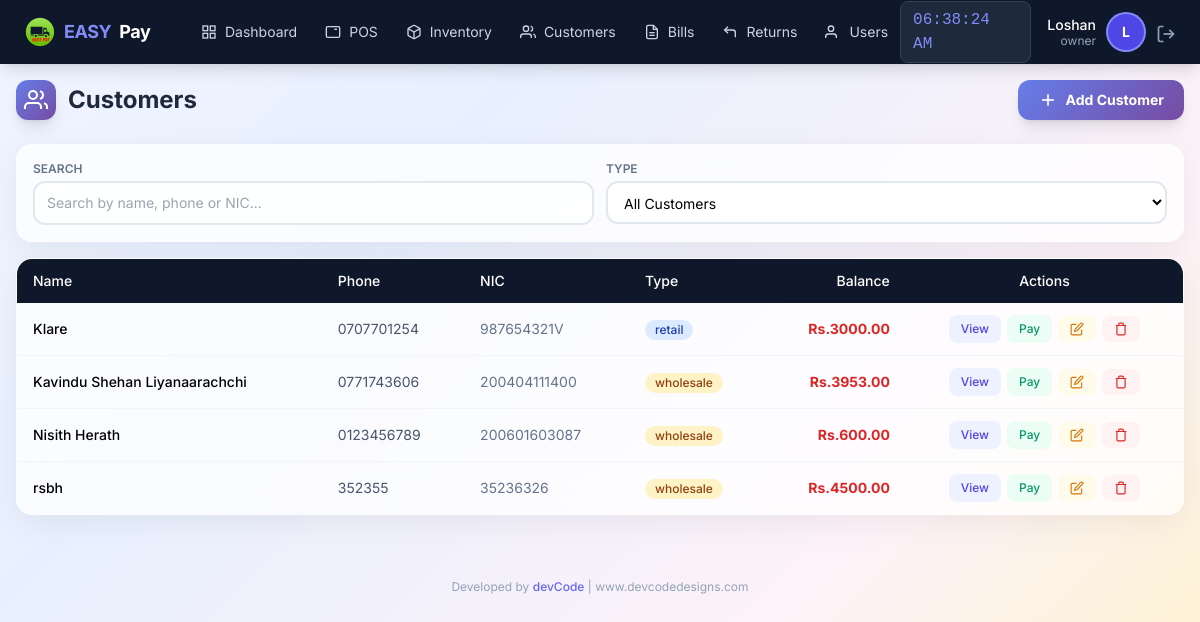
/customer/list (signed in), run on an earlier commit of the app's database.
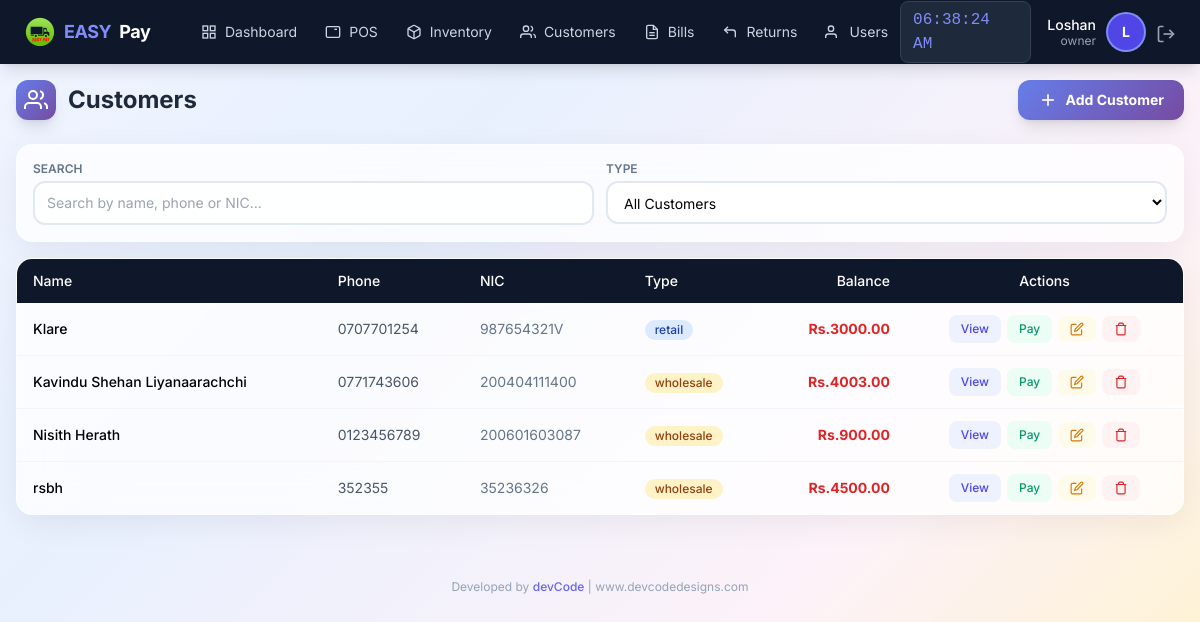
And on a later commit of the database.
### app/models/user.py (models this page shows, shortened)
class User(UserMixin, db.Model):
    __tablename__ = 'users'
    id = db.Column(db.Integer, primary_key=True)
    username = db.Column(db.String(50), unique=True, nullable=False)
    email = db.Column(db.String(120), unique=True, nullable=False)
    password_hash = db.Column(db.String(255), nullable=False)
    role = db.Column(db.String(20), default='staff')  # owner, manager, staff
    is_active = db.Column(db.Boolean, default=True)
    created_at = db.Column(db.DateTime, default=datetime.now)
    last_login = db.Column(db.DateTime)
    orders = db.relationship('Order', backref='cashier_rel', lazy=True, foreign_keys='Order.user_id')

### app/models/customer.py (models this page shows, shortened)
class Customer(db.Model):
    __tablename__ = 'customers'
    id = db.Column(db.Integer, primary_key=True)
    name = db.Column(db.String(100), nullable=False)
    phone = db.Column(db.String(20), unique=True, nullable=False)
    email = db.Column(db.String(120))
    address = db.Column(db.Text)
    nic = db.Column(db.String(20), unique=True, nullable=False)  # National ID Card - mandatory & unique
    customer_type = db.Column(db.String(20), default='retail')
    balance = db.Column(db.Float, default=0.0)
    total_purchases = db.Column(db.Float, default=0.0)
    total_paid = db.Column(db.Float, default=0.0)
    is_active = db.Column(db.Boolean, default=True)
    notes = db.Column(db.Text)
    created_at = db.Column(db.DateTime, default=datetime.now)
    updated_at = db.Column(db.DateTime, default=datetime.now, onupdate=datetime.now)
    orders = db.relationship('Order', backref='customer_rel', lazy=True)
    payments = db.relationship('Payment', backref='customer_rel', lazy=True)

### app/routes/customer.py (the view)
@customer_bp.route('/list')
@login_required
def list_customers():
    customers = Customer.query.filter_by(is_active=True).order_by(Customer.customer_type, Customer.name).all()
    return render_template('customer/list.html', customers=customers)

### app/models/user.py (called while the page is built)
@login_manager.user_loader
def load_user(user_id):
    return User.query.get(int(user_id))

### app/templates/customer/list.html (shortened to what this page needs)
{% extends "base.html" %}
{% block content %}
<div class="max-w-7xl mx-auto px-2 sm:px-4 py-3 sm:py-4">
    <div class="flex flex-col sm:flex-row justify-between items-start sm:items-center gap-2 sm:gap-3 mb-4 sm:mb-6">
        <h1 class="text-lg sm:text-2xl font-bold text-slate-800 flex items-center gap-2 sm:gap-3">
            <span class="w-8 h-8 sm:w-10 sm:h-10 gradient-indigo rounded-lg sm:rounded-xl flex items-center justify-center shadow-lg flex-shrink-0">
                <svg class="w-4 h-4 sm:w-6 sm:h-6 text-white" viewBox="0 0 24 24" fill="none" stroke="currentColor" stroke-width="2">
                    <path d="M17 21v-2a4 4 0 0 0-4-4H5a4 4 0 0 0-4 4v2"></path>
                    <circle cx="9" cy="7" r="4"></circle>
                    <path d="M23 21v-2a4 4 0 0 0-3-3.87"></path>
                    <path d="M16 3.13a4 4 0 0 1 0 7.75"></path>
                </svg>
            </span>
            <span class="xs:hidden">Customers</span>
        </h1>
        <button onclick="showAddCustomer()" class="gradient-indigo text-white px-3 sm:px-5 py-2 sm:py-2.5 rounded-xl font-bold hover:opacity-90 transition flex items-center gap-1.5 sm:gap-2 shadow-lg text-xs sm:text-sm w-full sm:w-auto justify-center">
            <svg class="w-4 h-4 sm:w-5 sm:h-5" viewBox="0 0 24 24" fill="none" stroke="currentColor" stroke-width="2">
                <line x1="12" y1="5" x2="12" y2="19"></line>
                <line x1="5" y1="12" x2="19" y2="12"></line>
            </svg>
            Add Customer
        </button>
    </div>
    <div class="glass-card rounded-xl sm:rounded-2xl p-3 sm:p-4 mb-3 sm:mb-4">
        <div class="grid grid-cols-1 sm:grid-cols-2 gap-2 sm:gap-3">
            <div>
                <label class="block text-[10px] sm:text-xs font-semibold text-slate-500 uppercase mb-1">Search</label>
                <input type="text" id="custSearch" class="w-full border-2 border-slate-200 rounded-lg sm:rounded-xl px-2 sm:px-3 py-1.5 sm:py-2.5 text-xs sm:text-sm bg-white/80 focus:border-indigo-400 focus:outline-none"
                       placeholder="Search by name, phone or NIC..." onkeyup="filterTable()">
            </div>
            <div>
                <label class="block text-[10px] sm:text-xs font-semibold text-slate-500 uppercase mb-1">Type</label>
                <select id="typeFilter" class="w-full border-2 border-slate-200 rounded-lg sm:rounded-xl px-2 sm:px-3 py-1.5 sm:py-2.5 text-xs sm:text-sm bg-white/80 focus:border-indigo-400 focus:outline-none" onchange="filterTable()">
                    <option value="all">All Customers</option>
                </select>
            </div>
        </div>
    </div>
    <div class="hidden lg:block glass-card rounded-2xl overflow-hidden">
        <div class="overflow-x-auto">
            <table class="w-full text-sm" id="custTable">
                <thead>
                    <tr class="bg-slate-900 text-white">
                        <th class="px-4 py-3 text-left font-medium">Name</th>
                        <th class="px-4 py-3 text-left font-medium">Phone</th>
                        <th class="px-4 py-3 text-left font-medium">NIC</th>
                        <th class="px-4 py-3 text-left font-medium">Type</th>
                        <th class="px-4 py-3 text-right font-medium">Balance</th>
                        <th class="px-4 py-3 text-center font-medium">Actions</th>
                    </tr>
                </thead>
                <tbody class="divide-y divide-slate-100">
                    {% for customer in customers %}
                    <tr class="hover:bg-slate-50 transition customer-row" data-type="{{ customer.customer_type }}">
                        <td class="px-4 py-3 font-medium">{{ customer.name }}</td>
                        <td class="px-4 py-3 text-slate-600">{{ customer.phone }}</td>
                        <td class="px-4 py-3 text-slate-500">{{ customer.nic or '-' }}</td>
                        <td class="px-4 py-3">
                            <span class="inline-flex items-center px-2.5 py-0.5 rounded-full text-xs font-medium {{ 'bg-amber-100 text-amber-800' if customer.customer_type == 'wholesale' else 'bg-blue-100 text-blue-800' }}">
                                {{ customer.customer_type }}
                            </span>
                        </td>
                        <td class="px-4 py-3 text-right font-bold {{ 'text-red-600' if customer.balance > 0 else 'text-slate-700' }}">Rs.{{ "%.2f"|format(customer.balance) }}</td>
                        <td class="px-4 py-3">
                            <div class="flex items-center justify-center gap-1.5">
                                <button onclick="viewCustomer({{ customer.id }})" class="px-3 py-1.5 bg-indigo-50 text-indigo-600 text-xs font-medium rounded-lg hover:bg-indigo-100">View</button>
                                <button onclick="showPayment({{ customer.id }}, '{{ customer.name }}', {{ customer.balance }})" class="px-3 py-1.5 bg-emerald-50 text-emerald-600 text-xs font-medium rounded-lg hover:bg-emerald-100">Pay</button>
                                {% if current_user.role in ['owner','manager'] %}
                                <button onclick="editCustomer({{ customer.id }})" class="px-3 py-1.5 bg-amber-50 text-amber-600 text-xs font-medium rounded-lg hover:bg-amber-100">
                                    <svg class="w-3.5 h-3.5" viewBox="0 0 24 24" fill="none" stroke="currentColor" stroke-width="2"><path d="M11 4H4a2 2 0 0 0-2 2v14a2 2 0 0 0 2 2h14a2 2 0 0 0 2-2v-7"></path><path d="M18.5 2.5a2.121 2.121 0 0 1 3 3L12 15l-4 1 1-4 9.5-9.5z"></path></svg>
                                </button>
                                {% endif %}
                                {% if current_user.role in ['owner','manager'] %}
                                <button onclick="confirmDelete({{ customer.id }}, '{{ customer.name }}')" class="px-3 py-1.5 bg-red-50 text-red-600 text-xs font-medium rounded-lg hover:bg-red-100">
                                    <svg class="w-3.5 h-3.5" viewBox="0 0 24 24" fill="none" stroke="currentColor" stroke-width="2"><polyline points="3 6 5 6 21 6"></polyline><path d="M19 6v14a2 2 0 0 1-2 2H7a2 2 0 0 1-2-2V6m3 0V4a2 2 0 0 1 2-2h4a2 2 0 0 1 2 2v2"></path></svg>
                                </button>
                                {% endif %}
                            </div>
                        </td>
                    </tr>
                    {% else %}
                    <tr><td colspan="6" class="px-4 py-8 text-center text-slate-400">No customers found</td></tr>
                    {% endfor %}
                </tbody>
            </table>
        </div>
    </div>
</div>
{% endblock %}

### app/templates/base.html (shortened to what this page needs)
<!DOCTYPE html>
<html lang="en">
<head>
    <script src="https://cdn.tailwindcss.com"></script>
</head>
<body class="bg-slate-100 min-h-screen">
    <nav class="bg-slate-900 text-white shadow-lg fixed top-0 left-0 right-0 z-50">
        <div class="flex justify-between items-center px-4 lg:px-6 h-16">
            <div class="flex items-center gap-6">
                <a href="{{ url_for('pos.dashboard') }}" class="flex items-center gap-2 text-lg font-bold tracking-tight">
                    <img src="{{ url_for('static', filename='img/easypay-logo.png') }}"
                        alt="EASY PAY"
                        class="w-8 h-8 object-contain">
                    <span class="text-indigo-400">EASY</span>Pay
                </a>
                {% if current_user.is_authenticated %}
                <div class="hidden lg:flex items-center gap-1 ml-4">
                    <a href="{{ url_for('pos.dashboard') }}" class="nav-link px-3 py-2 text-sm text-slate-300 hover:text-white flex items-center gap-2">
                        <svg class="icon-sm" viewBox="0 0 24 24" fill="none" stroke="currentColor" stroke-width="2">
                            <rect x="3" y="3" width="7" height="7"></rect><rect x="14" y="3" width="7" height="7"></rect>
                            <rect x="14" y="14" width="7" height="7"></rect><rect x="3" y="14" width="7" height="7"></rect>
                        </svg>
                        Dashboard
                    </a>
                    <a href="{{ url_for('pos.terminal') }}" class="nav-link px-3 py-2 text-sm text-slate-300 hover:text-white flex items-center gap-2">
                        <svg class="icon-sm" viewBox="0 0 24 24" fill="none" stroke="currentColor" stroke-width="2">
                            <rect x="2" y="4" width="20" height="16" rx="2"></rect>
                            <line x1="6" y1="8" x2="6" y2="8"></line><line x1="10" y1="8" x2="10" y2="8"></line>
                            <line x1="14" y1="8" x2="18" y2="8"></line>
                        </svg>
                        POS
                    </a>
                    {% if current_user.role in ['owner','manager'] %}
                    <a href="{{ url_for('inventory.manage') }}" class="nav-link px-3 py-2 text-sm text-slate-300 hover:text-white flex items-center gap-2">
                        Inventory
                    </a>
                    {% endif %}
                    <a href="{{ url_for('customer.list_customers') }}" class="nav-link px-3 py-2 text-sm text-slate-300 hover:text-white flex items-center gap-2">
                        <svg class="icon-sm" viewBox="0 0 24 24" fill="none" stroke="currentColor" stroke-width="2">
                            <path d="M17 21v-2a4 4 0 0 0-4-4H5a4 4 0 0 0-4 4v2"></path>
                            <circle cx="9" cy="7" r="4"></circle>
                            <path d="M23 21v-2a4 4 0 0 0-3-3.87"></path>
                            <path d="M16 3.13a4 4 0 0 1 0 7.75"></path>
                        </svg>
                        Customers
                    </a>
                    <a href="{{ url_for('pos.bills') }}" class="nav-link px-3 py-2 text-sm text-slate-300 hover:text-white flex items-center gap-2">
                        <svg class="icon-sm" viewBox="0 0 24 24" fill="none" stroke="currentColor" stroke-width="2">
                            <path d="M14 2H6a2 2 0 0 0-2 2v16a2 2 0 0 0 2 2h12a2 2 0 0 0 2-2V8z"></path>
                            <polyline points="14 2 14 8 20 8"></polyline>
                            <line x1="16" y1="13" x2="8" y2="13"></line><line x1="16" y1="17" x2="8" y2="17"></line>
                        </svg>
                        Bills
                    </a>
                    <a href="{{ url_for('pos.returns') }}" class="nav-link px-3 py-2 text-sm text-slate-300 hover:text-white flex items-center gap-2">
                        <svg class="icon-sm" viewBox="0 0 24 24" fill="none" stroke="currentColor" stroke-width="2">
                            <polyline points="9 14 4 9 9 4"></polyline>
                            <path d="M20 20v-7a4 4 0 0 0-4-4H4"></path>
                        </svg>
                        Returns
                    </a>
                    {% if current_user.role == 'owner' %}
                    <a href="{{ url_for('auth.manage_users') }}" class="nav-link px-3 py-2 text-sm text-slate-300 hover:text-white flex items-center gap-2">
                        <svg class="icon-sm" viewBox="0 0 24 24" fill="none" stroke="currentColor" stroke-width="2">
                            <path d="M17 21v-2a4 4 0 0 0-4-4H5a4 4 0 0 0-4 4v2"></path>
                            <circle cx="9" cy="7" r="4"></circle>
                        </svg>
                        Users
                    </a>
                    {% endif %}
                </div>
                {% endif %}
            </div>
            {% if current_user.is_authenticated %}
            <div class="flex items-center gap-4">
                <span id="liveClock" class="hidden sm:block text-base font-mono bg-slate-800 px-3 py-1.5 rounded-lg text-indigo-400 border border-slate-700"></span>
                <div class="flex items-center gap-3">
                    <div class="hidden sm:block text-right">
                        <p class="text-sm font-medium leading-tight">{{ current_user.username|capitalize }}</p>
                        <p class="text-xs text-slate-400 leading-tight">{{ current_user.role }}</p>
                    </div>
                    <div class="w-9 h-9 bg-indigo-600 rounded-full flex items-center justify-center text-sm font-bold ring-2 ring-indigo-400">
                        {{ current_user.username[0]|upper }}
                    </div>
                    <a href="{{ url_for('auth.logout') }}" class="text-slate-400 hover:text-red-400 transition" title="Logout">
                        <svg class="icon" viewBox="0 0 24 24" fill="none" stroke="currentColor" stroke-width="2">
                            <path d="M9 21H5a2 2 0 0 1-2-2V5a2 2 0 0 1 2-2h4"></path>
                            <polyline points="16 17 21 12 16 7"></polyline>
                            <line x1="21" y1="12" x2="9" y2="12"></line>
                        </svg>
                    </a>
                </div>
            </div>
            {% endif %}
        </div>
    </nav>
    <div class="pt-16 pb-20 lg:pb-4">
        {% block content %}{% endblock %}
        <footer class="max-w-7xl mx-auto px-4 py-4 text-center text-xs text-slate-400 mt-8">
            Developed by <a href="https://www.devcodedesigns.com" target="_blank" class="text-indigo-500 hover:text-indigo-700 font-medium">devCode</a> | www.devcodedesigns.com
        </footer>
    </div>
</body>
</html>

### app/templates/base.html (style rules this page uses)
body { font-family: 'Inter', system-ui, sans-serif; }
.nav-link { transition: all 0.2s; }
.icon { width: 20px; height: 20px; display: inline-block; vertical-align: middle; }
.icon-sm { width: 16px; height: 16px; }

### app/templates/customer/list.html (style rules this page uses)
body { background: linear-gradient(135deg, #f0f4ff 0%, #e8f0fe 30%, #fdf2f8 70%, #fef3c7 100%); min-height: 100vh; }
.glass-card { background: rgba(255, 255, 255, 0.75); backdrop-filter: blur(20px); -webkit-backdrop-filter: blur(20px); border: 1px solid rgba(255, 255, 255, 0.4); box-shadow: 0 8px 32px rgba(0, 0, 0, 0.06); }
.gradient-indigo { background: linear-gradient(135deg, #667eea 0%, #764ba2 100%); }

What changed in the data, as far as the page shows it:
changed Customer "Kavindu Shehan Liyanaarachchi": balance "3953.00" → "4003.00"
changed Customer "Nisith Herath": balance "600.00" → "900.00"
